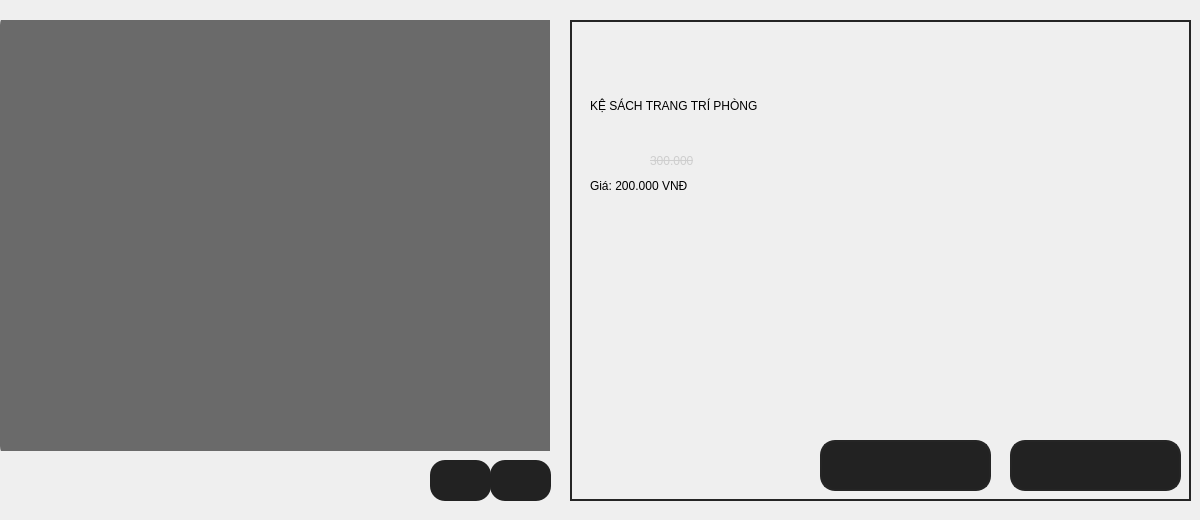
       <widget class="QWidget" name="kesachpg">
        <widget class="QWidget" name="widget_9" native="true">
         <property name="geometry">
          <rect>
           <x>0</x>
           <y>20</y>
           <width>1191</width>
           <height>491</height>
          </rect>
         </property>
         <widget class="QPushButton" name="bt_preks">
          <property name="geometry">
           <rect>
            <x>430</x>
            <y>440</y>
            <width>61</width>
            <height>41</height>
           </rect>
          </property>
          <property name="styleSheet">
           <string notr="true">background-color: rgb(34, 34, 34);
border-radius: 15px</string>
          </property>
          <property name="text">
           <string/>
          </property>
          <property name="icon">
           <iconset>
            <normaloff>previous.png</normaloff>previous.png</iconset>
          </property>
          <property name="iconSize">
           <size>
            <width>134</width>
            <height>150</height>
           </size>
          </property>
         </widget>
         <widget class="QWidget" name="widget_11" native="true">
          <property name="geometry">
           <rect>
            <x>570</x>
            <y>0</y>
            <width>621</width>
            <height>481</height>
           </rect>
          </property>
          <property name="styleSheet">
           <string notr="true">border: 2px solid rgb(37, 37, 37);
color: black;
font: 75 16pt &quot;MS Shell Dlg 2&quot;;</string>
          </property>
          <widget class="QLabel" name="label_5">
           <property name="geometry">
            <rect>
             <x>20</x>
             <y>30</y>
             <width>441</width>
             <height>111</height>
            </rect>
           </property>
           <property name="styleSheet">
            <string notr="true">border: 0;
background-color: 0</string>
           </property>
           <property name="text">
            <string>KỆ SÁCH TRANG TRÍ PHÒNG </string>
           </property>
          </widget>
          <widget class="QLabel" name="label_6">
           <property name="geometry">
            <rect>
             <x>20</x>
             <y>110</y>
             <width>441</width>
             <height>111</height>
            </rect>
           </property>
           <property name="styleSheet">
            <string notr="true">border: 0;
background-color: 0</string>
           </property>
           <property name="text">
            <string>Giá: 200.000 VNĐ</string>
           </property>
          </widget>
          <widget class="QLabel" name="label_7">
           <property name="geometry">
            <rect>
             <x>80</x>
             <y>110</y>
             <width>161</width>
             <height>61</height>
            </rect>
           </property>
           <property name="styleSheet">
            <string notr="true">border: 0;
background-color: 0;
text-decoration: line-through;
font: 75 12pt &quot;MS Shell Dlg 2&quot;;
color: rgb(206, 206, 206);</string>
           </property>
           <property name="text">
            <string>300.000</string>
           </property>
          </widget>
          <widget class="QPushButton" name="bt_addks">
           <property name="geometry">
            <rect>
             <x>250</x>
             <y>420</y>
             <width>171</width>
             <height>51</height>
            </rect>
           </property>
           <property name="styleSheet">
            <string notr="true">background-color: rgb(34, 34, 34);
border-radius: 15px</string>
           </property>
           <property name="text">
            <string/>
           </property>
           <property name="icon">
            <iconset>
             <normaloff>add.png</normaloff>add.png</iconset>
           </property>
           <property name="iconSize">
            <size>
             <width>400</width>
             <height>400</height>
            </size>
           </property>
          </widget>
          <widget class="QPushButton" name="bt_buyks">
           <property name="geometry">
            <rect>
             <x>440</x>
             <y>420</y>
             <width>171</width>
             <height>51</height>
            </rect>
           </property>
           <property name="styleSheet">
            <string notr="true">background-color: rgb(34, 34, 34);
border-radius: 15px</string>
           </property>
           <property name="text">
            <string/>
           </property>
           <property name="icon">
            <iconset>
             <normaloff>buy.png</normaloff>buy.png</iconset>
           </property>
           <property name="iconSize">
            <size>
             <width>400</width>
             <height>400</height>
            </size>
           </property>
          </widget>
         </widget>
         <widget class="QStackedWidget" name="stacked_kesach">
          <property name="geometry">
           <rect>
            <x>0</x>
            <y>0</y>
            <width>550</width>
            <height>431</height>
           </rect>
          </property>
          <property name="styleSheet">
           <string notr="true">background-color: white;
background-color: rgb(106, 106, 106);
border-radius: 15px</string>
          </property>
          <property name="currentIndex">
           <number>0</number>
          </property>
          <widget class="QWidget" name="kesach1">
           <widget class="QLabel" name="label">
            <property name="geometry">
             <rect>
              <x>0</x>
              <y>-10</y>
              <width>551</width>
              <height>451</height>
             </rect>
            </property>
            <property name="styleSheet">
             <string notr="true">background-color: rgb(106, 106, 106)</string>
            </property>
            <property name="text">
             <string/>
            </property>
            <property name="pixmap">
             <pixmap>pd_img/room/ke sach/2c268582b5d4431aaaa7151bca09d99b.jpg.webp</pixmap>
            </property>
            <property name="scaledContents">
             <bool>true</bool>
            </property>
           </widget>
          </widget>
          <widget class="QWidget" name="kesach2">
           <widget class="QLabel" name="label_2">
            <property name="geometry">
             <rect>
              <x>0</x>
              <y>0</y>
              <width>551</width>
              <height>431</height>
             </rect>
            </property>
            <property name="text">
             <string/>
            </property>
            <property name="pixmap">
             <pixmap>pd_img/room/ke sach/85804196c936d365b440bf260c385704.jpg.webp</pixmap>
            </property>
            <property name="scaledContents">
             <bool>true</bool>
            </property>
           </widget>
          </widget>
         </widget>
         <widget class="QPushButton" name="bt_nextks">
          <property name="geometry">
           <rect>
            <x>490</x>
            <y>440</y>
            <width>61</width>
            <height>41</height>
           </rect>
          </property>
          <property name="styleSheet">
           <string notr="true">background-color: rgb(34, 34, 34);
border-radius: 15px</string>
          </property>
          <property name="text">
           <string/>
          </property>
          <property name="icon">
           <iconset>
            <normaloff>nextp.png</normaloff>nextp.png</iconset>
          </property>
          <property name="iconSize">
           <size>
            <width>134</width>
            <height>150</height>
           </size>
          </property>
         </widget>
        </widget>
       </widget>
